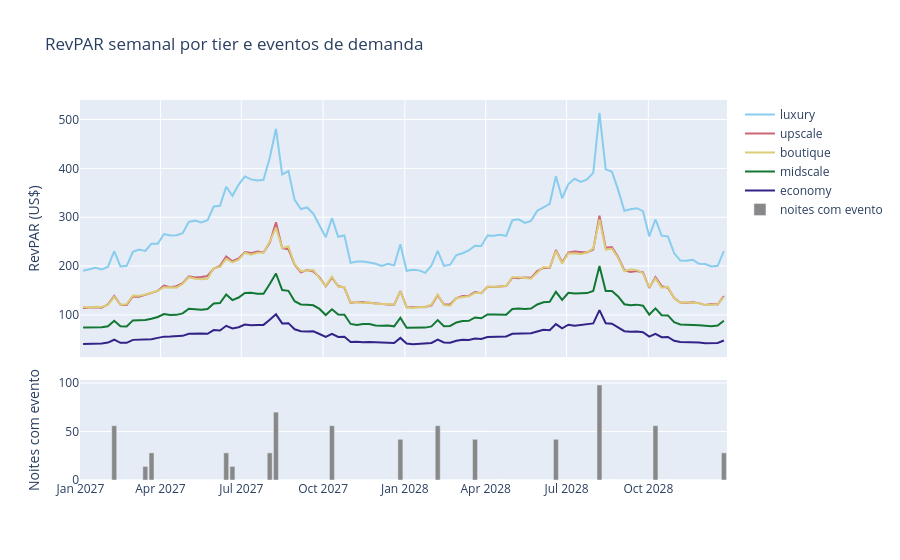

The code cell stored with this chart in its notebook:
### Code cell
g.evolucao_eventos(semanal).show()
